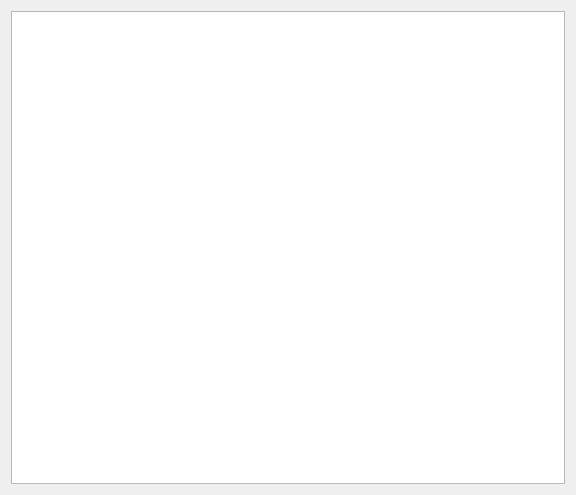
<?xml version="1.0" encoding="UTF-8"?>
<ui version="4.0">
 <class>showPlain</class>
 <widget class="QDialog" name="showPlain">
  <property name="geometry">
   <rect>
    <x>0</x>
    <y>0</y>
    <width>576</width>
    <height>495</height>
   </rect>
  </property>
  <property name="windowTitle">
   <string>Dialog</string>
  </property>
  <layout class="QGridLayout" name="gridLayout">
   <item row="0" column="0">
    <widget class="QListWidget" name="plainListWidget"/>
   </item>
  </layout>
 </widget>
 <resources/>
 <connections/>
</ui>
